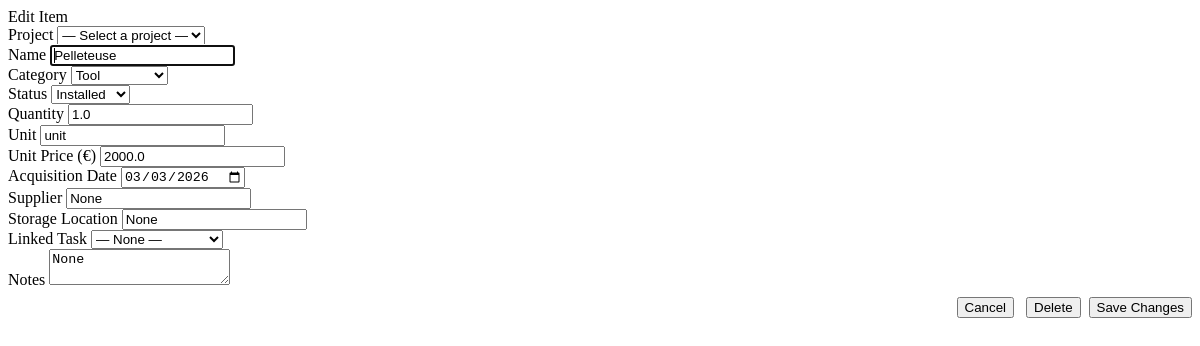
The app's page /inventory/1/edit, older data.
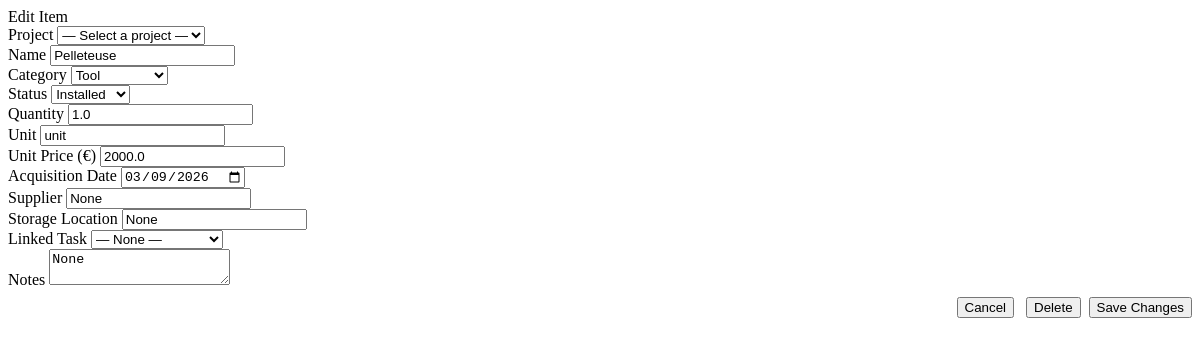
The same page, newer data.
### app/models/models.py (models this page shows, shortened)
class InventoryItemBase(SQLModel):
    name: str
    category: str = "material"  # material | tool | appliance | consumable
    quantity: float = 0.0
    unit: str = "unit"
    unit_price: float = 0.0
    status: str = "pending"  # pending | ordered | delivered | installed
    supplier: Optional[str] = None
    acquisition_date: Optional[date] = None
    storage: Optional[str] = None
    notes: Optional[str] = None

class InventoryItem(InventoryItemBase, table=True):
    id: Optional[int] = Field(default=None, primary_key=True)
    project_id: Optional[int] = Field(foreign_key="project.id")
    zone_id: Optional[int] = Field(default=None, foreign_key="zone.id")
    linked_task_id: Optional[int] = Field(default=None, foreign_key="task.id")
    created_at: datetime = Field(default_factory=datetime.utcnow)
    project: Optional[Project] = Relationship(back_populates="inventory_items")
    zone: Optional[Zone] = Relationship(back_populates="inventory_items")
    linked_task: Optional[Task] = Relationship(back_populates="inventory_items")

### app/routers/pages.py (the view)
@router.get("/inventory/{item_id}/edit")
async def inventory_edit_modal(
    item_id: int,
    request: Request,
    session: AsyncSession = Depends(get_session),
):
    item = await session.get(InventoryItem, item_id)
    task_r = await session.execute(select(Task))
    tasks = task_r.scalars().all()
    return templates.TemplateResponse(
        "partials/inventory_modal.html",
        {
            "request": request,
            "item": item,
            "projects": [],
            "tasks": tasks,
            "default_project_id": None,
        },
    )

### app/templates/partials/inventory_modal.html (shortened to what this page needs)
<div class="modal-backdrop">
  <div class="modal">
    <div class="modal-title">{{ "Edit Item" if item else "New Inventory Item" }}</div>
    <form method="post" action="{{ '/inventory/' + item.id|string + '/edit' if item else '/inventory/new' }}">
      <div class="form-group">
        <label>Project</label>
        <select name="project_id">
          <option value="">— Select a project —</option>
        </select>
      </div>
      <div class="form-group">
        <label>Name</label>
        <input name="name" value="{{ item.name if item else '' }}" required autofocus>
      </div>
      <div class="form-row">
        <div class="form-group">
          <label>Category</label>
          <select name="category">
            {% for c in ['material','tool','appliance','consumable'] %}
            <option value="{{ c }}" {{ 'selected' if item and item.category == c or (not item and c == 'material') }}>{{ c.capitalize() }}</option>
            {% endfor %}
          </select>
        </div>
        <div class="form-group">
          <label>Status</label>
          <select name="status">
            {% for s in ['pending','ordered','delivered','installed'] %}
            <option value="{{ s }}" {{ 'selected' if item and item.status == s or (not item and s == 'pending') }}>{{ s.capitalize() }}</option>
            {% endfor %}
          </select>
        </div>
      </div>
      <div class="form-row">
        <div class="form-group">
          <label>Quantity</label>
          <input type="number" step="0.01" name="quantity" value="{{ item.quantity if item else 1 }}" min="0">
        </div>
        <div class="form-group">
          <label>Unit</label>
          <input name="unit" value="{{ item.unit if item else 'unit' }}" placeholder="unit, m², kg, L…">
        </div>
      </div>
      <div class="form-row">
        <div class="form-group">
          <label>Unit Price (€)</label>
          <input type="number" step="0.01" name="unit_price" value="{{ item.unit_price if item and item.unit_price is not none else '' }}" min="0" placeholder="0.00">
        </div>
        <div class="form-group">
          <label>Acquisition Date</label>
          <input type="date" name="acquisition_date" value="{{ item.acquisition_date if item and item.acquisition_date else '' }}">
        </div>
      </div>
      <div class="form-row">
        <div class="form-group">
          <label>Supplier</label>
          <input name="supplier" value="{{ item.supplier if item else '' }}" placeholder="Supplier name">
        </div>
        <div class="form-group">
          <label>Storage Location</label>
          <input name="storage" value="{{ item.storage if item else '' }}" placeholder="e.g. Site shed, Garage B">
        </div>
      </div>
      <div class="form-group">
        <label>Linked Task</label>
        <select name="linked_task_id">
          <option value="">— None —</option>
        </select>
      </div>
      <div class="form-group">
        <label>Notes</label>
        <textarea name="notes" placeholder="Optional notes…">{{ item.notes if item else '' }}</textarea>
      </div>
      <div style="display:flex;gap:0.5rem;justify-content:flex-end;margin-top:0.5rem">
        <button type="button" class="btn btn-secondary" onclick="closeModal()">Cancel</button>
        {% if item %}
        <button class="btn btn-danger btn-sm"
          hx-delete="/inventory/{{ item.id }}"
          hx-confirm="Delete {{ item.name }}?"
          hx-target="this"
          hx-swap="outerHTML"
          style="margin-left:0.25rem">Delete
        </button>
        {% endif %}
        <button type="submit" class="btn btn-primary">{{ "Save Changes" if item else "Add Item" }}</button>
      </div>
    </form>
  </div>
</div>

Row changes from the older to the newer data that the page shows:
changed InventoryItem "Pelleteuse": acquisition_date "03/03/2026" → "03/09/2026"
